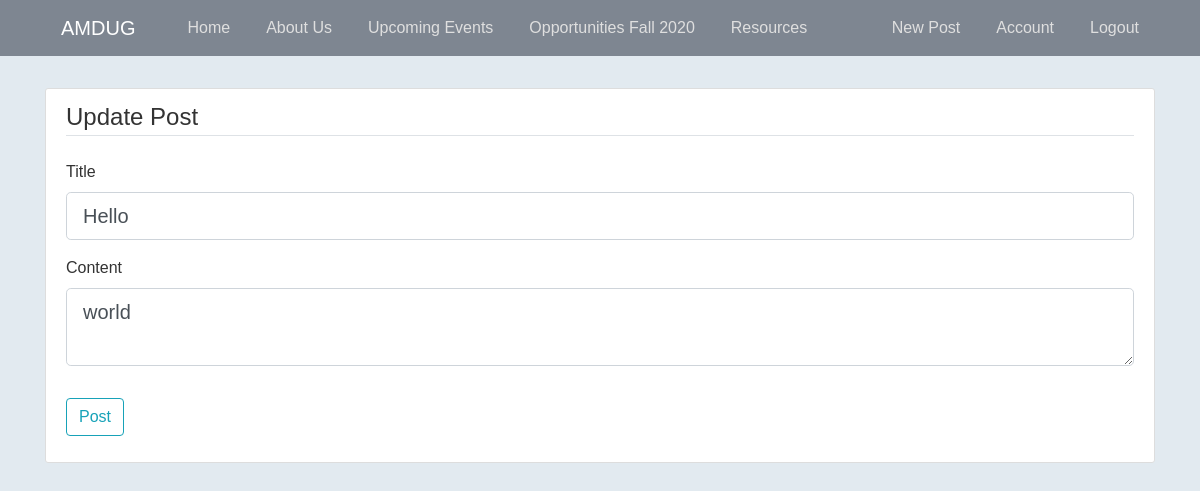
The app's page /post/4/update (signed in), older data.
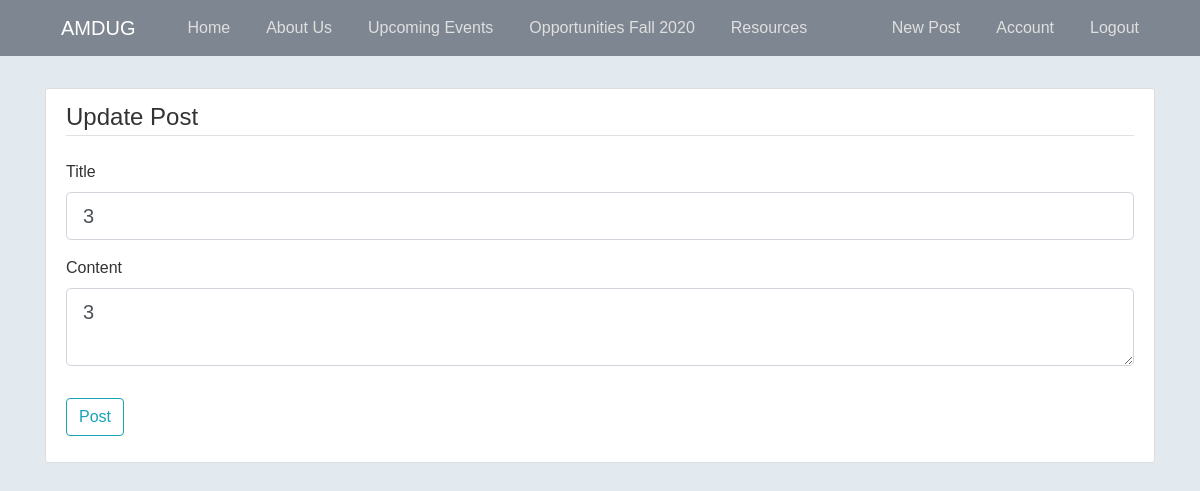
The same page, newer data.
### website/models.py (models this page shows, shortened)
class Post(db.Model):
	id = db.Column(db.Integer, primary_key=True)
	title = db.Column(db.String(100), nullable=False)
	date_posted = db.Column(db.DateTime, nullable=False, default=datetime.now)
	content = db.Column(db.Text, nullable=False)
	user_id = db.Column(db.Integer, db.ForeignKey('user.id'), nullable=False)

### website/posts/routes.py (the view)
@posts.route("/post/<int:post_id>/update", methods=['GET', 'POST'])
@login_required
def update_post(post_id):
	post = Post.query.get_or_404(post_id)
	if post.author != current_user:
		abort(403)
	form = PostForm()
	if form.validate_on_submit():
		post.title = form.title.data
		post.content = form.content.data
		db.session.commit()
		flash('Your post has been updated', 'success')
		return redirect(url_for('posts.post', post_id=post.id))
	elif request.method == 'GET':
		form.title.data = post.title
		form.content.data = post.content
	return render_template('create_post.html', title='Update Post', form=form, legend='Update Post')

### website/posts/forms.py
class PostForm(FlaskForm):
	title = StringField('Title', validators=[DataRequired()])
	content = TextAreaField('Content', validators=[DataRequired()])
	submit = SubmitField('Post')

### website/models.py (called while the page is built)
@login_manager.user_loader
def load_user(user_id):
	return User.query.get(int(user_id))

### website/templates/create_post.html (shortened to what this page needs)
{% extends "layout.html" %}
{% block content %}
	<div class="content-section">
		<form method="POST" action="">
			<fieldset class="form-group">
				<legend class="border-bottom mb-4">{{ legend }}</legend>
				<div class="form-group">
					{{ form.title.label(class="form-control-label") }}
					{% if form.title.errors %}
						{{ form.title(class="form-control form-control-lg is-invalid") }}
						<div class="invalid-feedback">
							{% for error in form.title.errors %}
								<span>{{ error }}</span>
							{% endfor %}
						</div>
					{% else %}
						{{ form.title(class="form-control form-control-lg") }}
					{% endif %}
				</div>
				<div class="form-group">
					{{ form.content.label(class="form-control-label") }}
					{% if form.content.errors %}
						{{ form.content(class="form-control form-control-lg is-invalid") }}
						<div class="invalid-feedback">
							{% for error in form.content.errors %}
								<span>{{ error }}</span>
							{% endfor %}
						</div>
					{% else %}
						{{ form.content(class="form-control form-control-lg") }}
					{% endif %}
				</div>
			</fieldset>
			<div class="form-group">
				{{ form.submit(class="btn btn-outline-info") }}
			</div>
		</form>
	</div>
{% endblock content %}

Row changes from the older to the newer data that the page shows:
no longer on this page (row edited): Post: title "Hello", content "world"
Text that changed along with them:
form field title: (not shown) → "3"
form field content: (not shown) → "3"
